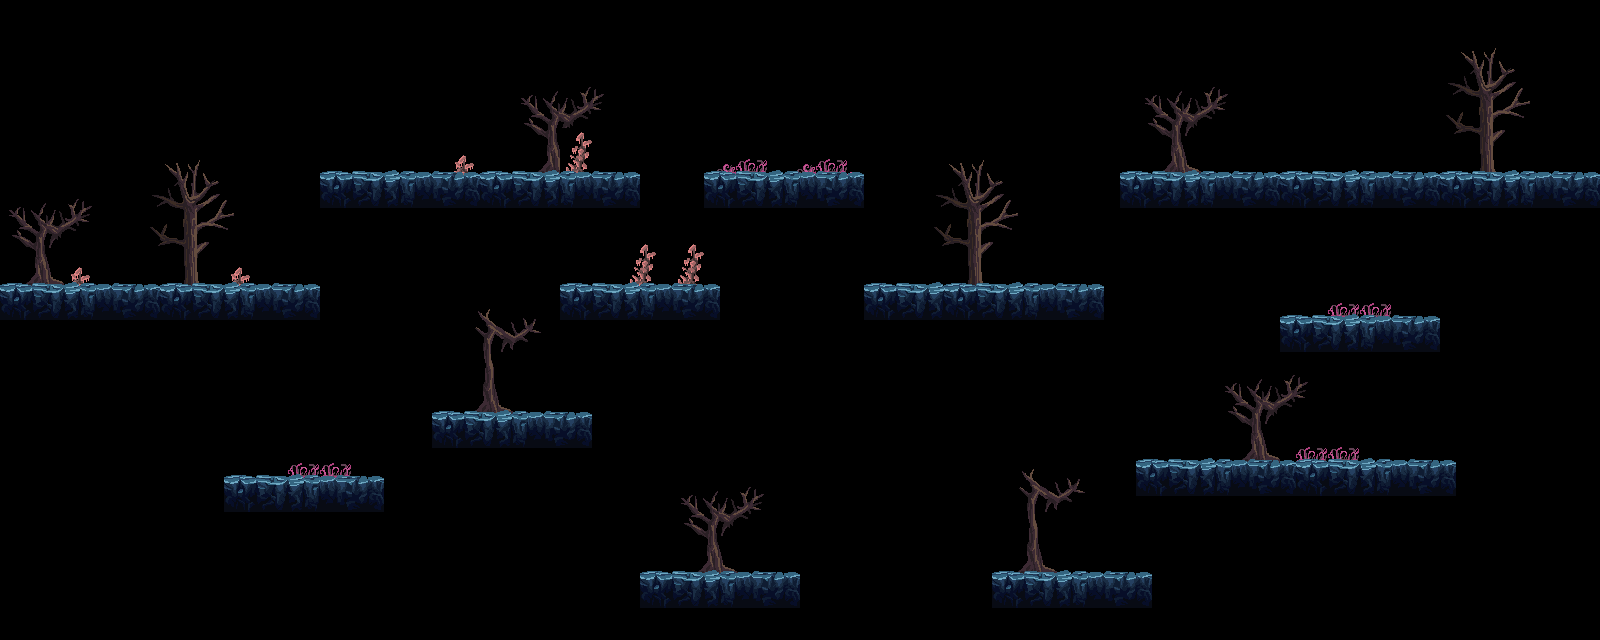

This is a level from a 2D game, rendered from its Tiled map with the project's own tilesets. A one-line summary and the map file follow, with tile-layer data summarised:
An orthogonal 100x40 tile map with 16x16 px tiles, 3 tile layers (platform_colliders, environment, platforms), 2 tilesets and 2 objects (startZone, endZone).

<map version="1.4" tiledversion="1.4.3" orientation="orthogonal" renderorder="right-down" width="100" height="40" tilewidth="16" tileheight="16" infinite="0" nextlayerid="5" nextobjectid="5">
 <editorsettings>
  <export target="crystal_world_map..json" format="json" />
 </editorsettings>
 <tileset firstgid="1" name="main_lev_build_1" tilewidth="16" tileheight="16" tilecount="4096" columns="64">
  <image source="main_lev_build_1.png" width="1024" height="1024" />
 </tileset>
 <tileset firstgid="4097" name="main_lev_build_2" tilewidth="16" tileheight="16" tilecount="4096" columns="64">
  <image source="main_lev_build_2.png" width="1024" height="1024" />
 </tileset>
 <layer id="3" name="platform_colliders" width="100" height="40">
  <data>[4000 cells, 350 non-empty, 4 distinct tile ids]</data>
 </layer>
 <layer id="2" name="environment" width="100" height="40">
  <data>[4000 cells, 627 non-empty, 214 distinct tile ids]</data>
 </layer>
 <layer id="1" name="platforms" width="100" height="40">
  <data>[4000 cells, 525 non-empty, 30 distinct tile ids]</data>
 </layer>
 <objectgroup id="4" name="player_zones">
  <object id="2" name="startZone" x="95" y="272">
   <point />
  </object>
  <object id="3" name="endZone" x="1520" y="160">
   <point />
  </object>
 </objectgroup>
</map>
